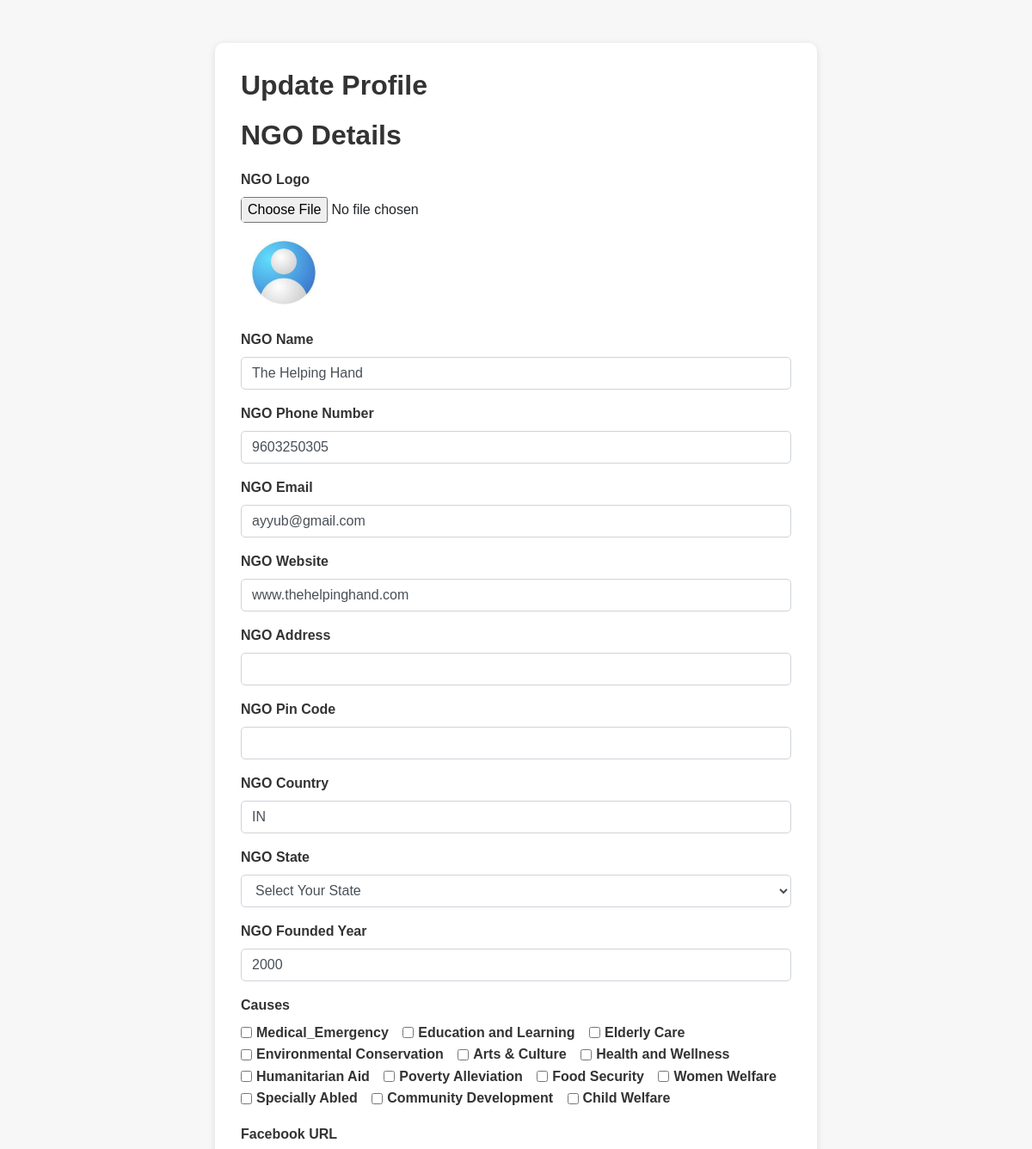
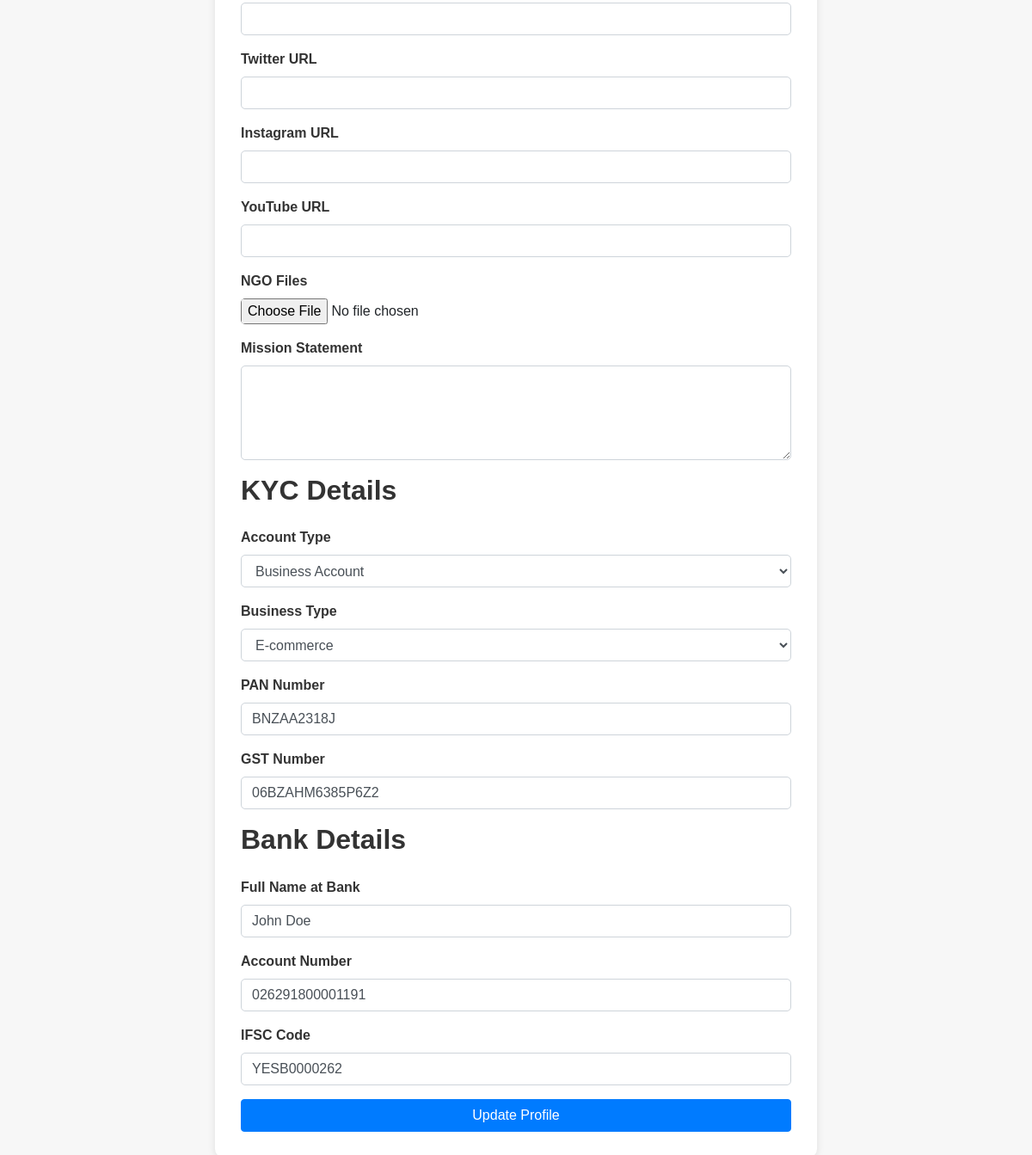
Page /profile/ (signed in) on the committed database (2 pictures, top to bottom).
### users/models.py (models this page shows, shortened)
class NGOdetail(models.Model):
    INDIAN_STATES = [
        ('AN', 'Andaman and Nicobar Islands'),
        ('AP', 'Andhra Pradesh'),
        ('AR', 'Arunachal Pradesh'),
        ('AS', 'Assam'),
        ('BR', 'Bihar'),
        ('CH', 'Chandigarh'),
        ('CG', 'Chhattisgarh'),
        ('DN', 'Dadra and Nagar Haveli and Daman and Diu'),
        ('DL', 'Delhi'),
        ('GA', 'Goa'),
        ('GJ', 'Gujarat'),
        ('HR', 'Haryana'),
        ('HP', 'Himachal Pradesh'),
        ('JK', 'Jammu and Kashmir'),
        ('JH', 'Jharkhand'),
        ('KA', 'Karnataka'),
        ('KL', 'Kerala'),
        ('LA', 'Ladakh'),
        ('LD', 'Lakshadweep'),
        ('MP', 'Madhya Pradesh'),
        ('MH', 'Maharashtra'),
        ('MN', 'Manipur'),
        ('ML', 'Meghalaya'),
        ('MZ', 'Mizoram'),
        ('NL', 'Nagaland'),
        ('OR', 'Odisha'),
        ('PY', 'Puducherry'),
        ('PB', 'Punjab'),
        ('RJ', 'Rajasthan'),
        ('SK', 'Sikkim'),
        ('TN', 'Tamil Nadu'),
        ('TS', 'Telangana'),
        ('TR', 'Tripura'),
        ('UP', 'Uttar Pradesh'),
        ('UK', 'Uttarakhand'),
        ('WB', 'West Bengal')
    ]
    user = models.OneToOneField(User, on_delete=models.CASCADE)
    causes = models.ManyToManyField(Causes, related_name='ngos')
    Logo = models.ImageField(upload_to='profile_pics', null=True)
    NGO_name = models.CharField(max_length=100, null=True)
    phone_number = models.CharField(max_length=10, null=True, blank=True)
    NGO_email = models.EmailField(null=True)
    NGO_website = models.URLField(null=True)
    NGO_address = models.CharField(max_length=200, null=True)
    NGO_pin_code = models.CharField(
        max_length=6,
        validators=[RegexValidator(r"^[1-9][0-9]{2}\s{0,1}[0-9]{3}$", "Invalid PIN code format")],
        null=True,
    )
    NGO_country = models.CharField(max_length=2, choices=[('IN', 'India')], default='IN', null=True)
    NGO_state = models.CharField(max_length=2, choices=INDIAN_STATES, default='TS', null=True)
    NGO_founded_year = models.IntegerField(validators=[MinValueValidator(1900), MaxValueValidator(2999)], blank=True,null=True)
    NGO_files = models.FileField(upload_to='media/', null=True, blank=True)  # Allowing null and blank for optional media files
    NGO_verified = models.BooleanField(default=False)
    facebook_url = models.URLField(blank=True, null=True)
    twitter_url = models.URLField(blank=True)
    instagram_url = models.URLField(blank=True)
    youtube_url = models.URLField(blank=True)
    mission_statement = models.TextField(null=True)

class Causes(models.Model):
    name = models.CharField(max_length=100)

class kyc(models.Model):
    ACCOUNT_TYPE_CHOICES = [
        ('business','Business Account'),
        ('individual','Individual'),
    ]
    BUSINESS_TYPE_CHOICES = [
    ('B2B', 'B2B'),
    ('Digital Goods', 'Digital Goods'),
    ('E-commerce', 'E-commerce'),
    ('Education', 'Education'),
    ('Financial Services', 'Financial Services'),
    ('Food and Beverages', 'Food and Beverages'),
    ('Gaming', 'Gaming'),
    ('Government', 'Government'),
    ('Grocery', 'Grocery'),
    ('Health care', 'Health care'),
    ('Insurance', 'Insurance'),
    ('Jewellery', 'Jewellery'),
    ('NBFCs/Organizations into Lending', 'NBFCs/Organizations into Lending'),
    ('Logistics', 'Logistics'),
    ('Miscellaneous', 'Miscellaneous'),
    ('Mutual funds/Broking', 'Mutual funds/Broking'),
    ('Non Profit/NGO', 'Non Profit/NGO'),
    ('Online Gaming', 'Online Gaming'),
    ('Open and Semi Open Wallet', 'Open and Semi Open Wallet'),
    ('Pan shop', 'Pan shop'),
    ('Pharmacy', 'Pharmacy'),
    ('Readymade', 'Readymade'),
    ('Real Estate, Housing, Rentals', 'Real Estate, Housing, Rentals'),
    ('Retail and Shopping', 'Retail and Shopping'),
    ('SaaS', 'SaaS'),
    ('Social Media and Entertainment', 'Social Media and Entertainment'),
    ('Society/Trust/Club/Association', 'Society/Trust/Club/Association'),
    ('Telecom', 'Telecom'),
    ('Travel and Hospitality', 'Travel and Hospitality'),
    ('Utilities', 'Utilities'),
    ('Chit Funds', 'Chit Funds'),
    ('Web host/Domain seller', 'Web host/Domain seller'),
    ('Professional Services', 'Professional Services (Doctors, Lawyers, Architects, CAs, and other Professionals)'),
    ]
    user = models.OneToOneField(User, on_delete=models.CASCADE)
    vendor_id = models.IntegerField(editable=False)  # New field to store user.pk
    bank_full_name = models.CharField(max_length=100,null=True)
    account_type = models.CharField(max_length=20, choices=ACCOUNT_TYPE_CHOICES, null=True)
    business_type = models.CharField(max_length=50, choices=BUSINESS_TYPE_CHOICES, null=True)
    pan_number = models.CharField(max_length=10, validators=[RegexValidator(r'^[A-Z]{5}[0-9]{4}[A-Z]$', 'Invalid PAN number format')], unique=True, null=True)
    gst_number = models.CharField(max_length=15, validators=[RegexValidator(r'^[0-9]{2}[A-Z]{5}[0-9]{4}[A-Z]{1}[1-9A-Z]{1}Z[0-9A-Z]{1}$', 'Invalid GST number format')], unique=True, null=True)
    bank_account_number = models.CharField(max_length=20, validators=[RegexValidator(r'^\d{9,18}$', 'Invalid account number format')],null=True)
    ifsc_code = models.CharField(max_length=11, validators=[RegexValidator(r'^[A-Z]{4}0[A-Z0-9]{6}$', 'Invalid IFSC code format')],null=True)

### users/views.py (the view, shortened to what this page needs)
# urls.py: path('profile/', user_views.profile,name='profile'),
@login_required
def profile(request):
    user_profile, created = ProfilePersonal.objects.get_or_create(user=request.user)
    user_kyc, created = kyc.objects.get_or_create(user=request.user)
    user_ngodetail, created = NGOdetail.objects.get_or_create(user=request.user)
    causes = Causes.objects.all()
    selected_causes = user_ngodetail.causes.all()
    userdefine_instances = Userdefine.objects.filter(user=request.user)
    print("Number of instances:", userdefine_instances.count())
    for userdefine_instance in userdefine_instances:
        print("Instance:", userdefine_instance)
    storage = get_messages(request)
    messages_list = list(storage)  # Convert the storage to a list
    global message
    if messages_list:  # Check if there's any message
        message = messages_list[0]  # Get the first (and only) message
        print(message)
        message_content = message.message  # Access the message content
    return render(request,'users/profile.html',{'profile': user_profile , 'kyc':user_kyc, 'userdefine':userdefine_instance,'ngodetail':user_ngodetail,'causes':causes,'selected_causes':selected_causes,})

### users/templates/users/profile.html (shortened to what this page needs)
<!DOCTYPE html>
<html lang="en">
<head>
    <link rel="stylesheet" href="https://stackpath.bootstrapcdn.com/bootstrap/4.5.2/css/bootstrap.min.css">
</head>
<body>
    <div class="container">
        <h2>Update Profile</h2>
        <form method="POST" enctype="multipart/form-data">
            {% if userdefine.category == 'user' %}
            <div class="form-group">
                <label for="profile_pic">Profile Picture</label>
                <input type="file" class="form-control-file" id="profile_pic" name="profile_pic">
                {% if profile.profile_pic %}
                <img src="{{ profile.profile_pic.url }}" alt="Profile Picture" class="img-fluid mt-2">
                {% endif %}
            </div>
            <div class="form-group">
                <label for="phone_number">Phone Number</label>
                <input type="text" class="form-control" id="phone_number" name="phone_number" value="{{ profile.phone_number }}">
            </div>
            <div class="form-group">
                <label for="address">Address</label>
                <input type="text" class="form-control" id="address" name="address" value="{{ profile.address }}">
            </div>
            <div class="form-group">
                <label for="pin_code">PIN Code</label>
                <input type="text" class="form-control" id="pin_code" name="pin_code" value="{{ profile.pin_code }}">
            </div>
            <div class="form-group">
                <label for="country">Country</label>
                <select class="form-control" id="country" name="country">
                    <option value="IN" {% if profile.country == "IN" %}selected{% endif %}>India</option>
                </select>
            </div>
            <div class="form-group">
                <label for="state">State</label>
                <select class="form-control" id="state" name="state">
                    {% for code, name in profile.INDIAN_STATES %}
                    <option value="{{ code }}" {% if profile.state == code %}selected{% endif %}>{{ name }}</option>
                    {% endfor %}
                </select>
            </div>
            {% else %}
            <h2>NGO Details</h2>
            <div class="form-group">
                <label for="logo">NGO Logo</label>
                <input type="file" class="form-control-file" id="logo" name="logo">
                {% if ngodetail.Logo %}
                <img src="{{ ngodetail.Logo.url }}" alt="NGO Logo" class="img-fluid mt-2">
                {% endif %}
            </div>
            <div class="form-group">
                <label for="ngo_name">NGO Name</label>
                <input type="text" class="form-control" id="ngo_name" name="ngo_name" value="{{ ngodetail.NGO_name|default_if_none:'' }}">
            </div>
            <div class="form-group">
                <label for="ngo_phone_number">NGO Phone Number</label>
                <input type="text" class="form-control" id="ngo_phone_number" name="ngo_phone_number" value="{{ ngodetail.phone_number|default_if_none:'' }}">
            </div>
            <div class="form-group">
                <label for="ngo_email">NGO Email</label>
                <input type="email" class="form-control" id="ngo_email" name="ngo_email" value="{{ ngodetail.NGO_email|default_if_none:'' }}">
            </div>
            <div class="form-group">
                <label for="ngo_website">NGO Website</label>
                <input type="text" class="form-control" id="ngo_website" name="ngo_website" value="{{ ngodetail.NGO_website|default_if_none:'' }}">
            </div>
            <div class="form-group">
                <label for="ngo_address">NGO Address</label>
                <input type="text" class="form-control" id="ngo_address" name="ngo_address" value="{{ ngodetail.NGO_address|default_if_none:'' }}">
            </div>
            <div class="form-group">
                <label for="ngo_pin_code">NGO Pin Code</label>
                <input type="text" class="form-control" id="ngo_pin_code" name="ngo_pin_code" value="{{ ngodetail.NGO_pin_code|default_if_none:'' }}" pattern="[1-9][0-9]{5}" title="Invalid PIN code format">
            </div>
            <div class="form-group">
                <label for="ngo_country">NGO Country</label>
                <input type="text" class="form-control" id="ngo_country" name="ngo_country" value="{{ ngodetail.NGO_country|default_if_none:'' }}">
            </div>
            <div class="form-group">
                <label for="ngo_state">NGO State</label>
                <select class="form-control" id="ngo_state" name="ngo_state">
                    <option value="">Select Your State</option>
                </select>
            </div>
            <div class="form-group">
                <label for="ngo_founded_year">NGO Founded Year</label>
                <input type="text" class="form-control" id="ngo_founded_year" name="ngo_founded_year" value="{{ ngodetail.NGO_founded_year|default_if_none:'' }}">
            </div>
            <div class="form-group">
                <label>Causes</label><br>
                {% for cause in causes %}
                <div class="form-check form-check-inline">
                    <input type="checkbox" class="form-check-input" id="cause_{{ cause.id }}" name="causes" value="{{ cause.id }}" {% if selected_causes in causes %}checked{% endif %}>
                    <label class="form-check-label" for="cause_{{ cause.id }}">{{ cause.name }}</label>
                </div>
                {% endfor %}
            </div>
            <div class="form-group">
                <label for="facebook_url">Facebook URL</label>
                <input type="text" class="form-control" id="facebook_url" name="facebook_url" value="{{ ngodetail.facebook_url|default_if_none:'' }}">
            </div>
            <div class="form-group">
                <label for="twitter_url">Twitter URL</label>
                <input type="text" class="form-control" id="twitter_url" name="twitter_url" value="{{ ngodetail.twitter_url|default_if_none:'' }}">
            </div>
            <div class="form-group">
                <label for="instagram_url">Instagram URL</label>
                <input type="text" class="form-control" id="instagram_url" name="instagram_url" value="{{ ngodetail.instagram_url|default_if_none:'' }}">
            </div>
            <div class="form-group">
                <label for="youtube_url">YouTube URL</label>
                <input type="text" class="form-control" id="youtube_url" name="youtube_url" value="{{ ngodetail.youtube_url|default_if_none:'' }}">
            </div>
            <div class="form-group">
                <label for="ngo_files">NGO Files</label>
                <input type="file" class="form-control-file" id="ngo_files" name="ngo_files">
            </div>
            <div class="form-group">
                <label for="mission_statement">Mission Statement</label>
                <textarea class="form-control" id="mission_statement" name="mission_statement" rows="4">{{ ngodetail.mission_statement|default_if_none:'' }}</textarea>
            </div>
            {% endif %}
            <h2 class="mb-4">KYC Details</h2>
            <div class="form-group">
                <label for="account_type">Account Type</label>
                <select class="form-control" id="account_type" name="account_type">
                    {% for code, name in kyc.ACCOUNT_TYPE_CHOICES %}
                    <option value="{{ code }}" {% if kyc.account_type == code %}selected{% endif %}>{{ name }}</option>
                    {% endfor %}
                </select>
            </div>
            <div class="form-group">
                <label for="business_type">Business Type</label>
                <select class="form-control" id="business_type" name="business_type">
                    {% for code, name in kyc.BUSINESS_TYPE_CHOICES %}
                    <option value="{{ code }}" {% if kyc.business_type == code %}selected{% endif %}>{{ name }}</option>
                    {% endfor %}
                </select>
            </div>
            <div class="form-group">
                <label for="pan_number">PAN Number</label>
                <input type="text" class="form-control" id="pan_number" name="pan_number" value="{{ kyc.pan_number|default_if_none:'' }}">
            </div>
            <div class="form-group">
                <label for="gst_number">GST Number</label>
                <input type="text" class="form-control" id="gst_number" name="gst_number" value="{{ kyc.gst_number|default_if_none:'' }}">
            </div>
            <h2 class="mb-4">Bank Details</h2>
            <div class="form-group">
                <label for="bank_full_name">Full Name at Bank</label>
                <input type="text" class="form-control" id="bank_full_name" name="bank_full_name" value="{{ kyc.bank_full_name }}">
            </div>
            <div class="form-group">
                <label for="bank_account_number">Account Number</label>
                <input type="text" class="form-control" id="bank_account_number" name="bank_account_number" value="{{ kyc.bank_account_number|default_if_none:'' }}">
            </div>
            <div class="form-group">
                <label for="ifsc_code">IFSC Code</label>
                <input type="text" class="form-control" id="ifsc_code" name="ifsc_code" value="{{ kyc.ifsc_code|default_if_none:'' }}">
            </div>
            <button type="submit" class="btn btn-primary btn-block">Update Profile</button>
        </form>
    </div>
</body>
</html>

### rows in the picture
NGOdetail: Logo (placeholder picture), ngo_name "The Helping Hand", ngo_phone_number "9603250305", ngo_email "ayyub@gmail.com", ngo_website "www.thehelpinghand.com", ngo_country "IN", ngo_founded_year "2000"
Causes: name "Medical_Emergency"
Causes: name "Education and Learning"
Causes: name "Elderly Care"
Causes: name "Environmental Conservation"
Causes: name "Arts & Culture"
Causes: name "Health and Wellness"
Causes: name "Humanitarian Aid"
Causes: name "Poverty Alleviation"
Causes: name "Food Security"
Causes: name "Women Welfare"
Causes: name "Specially Abled"
Causes: name "Community Development"
Causes: name "Child Welfare"
kyc: account_type "Business Account", business_type "E-commerce", pan_number "BNZAA2318J", gst_number "06BZAHM6385P6Z2", bank_full_name "John Doe", bank_account_number "026291800001191", ifsc_code "YESB0000262"
